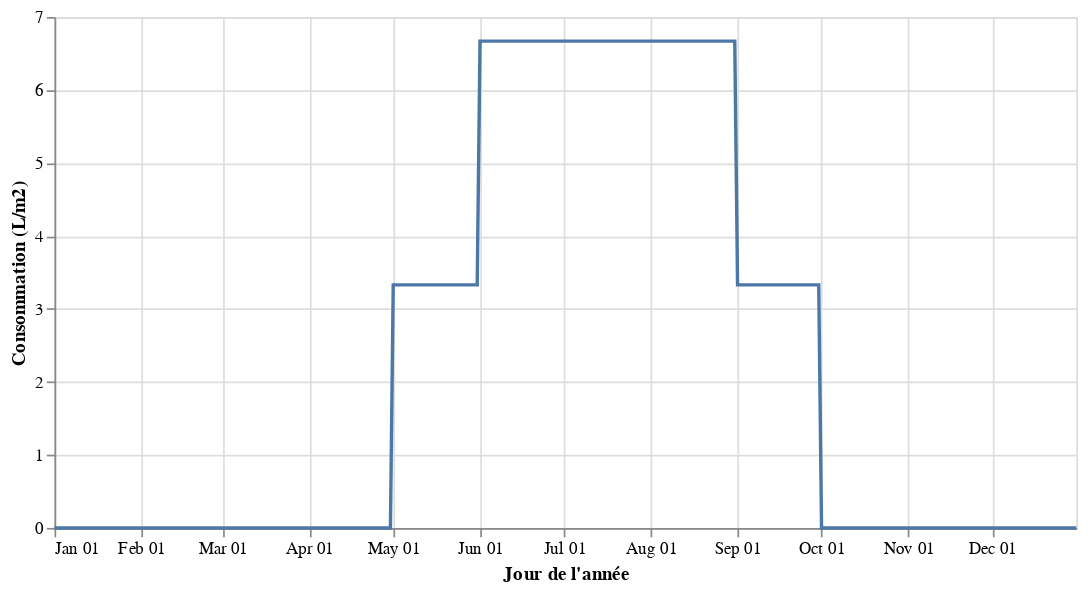

This figure's notebook cell:
### Code cell
alt.Chart(besoins).mark_line().encode(
    x=alt.X('monthdate(doy):T', title="Jour de l'année"),
    y=alt.Y('conso_potager:Q', title='Consommation (L/m2)'),
    tooltip=[alt.Tooltip("conso_potager:Q")]
).properties(width=600)

### Figure 1 — Vega-Lite specification as saved in the notebook (floating-point values rounded to 4 significant figures; data arrays with more than 128 entries replaced by an {"elided": "..."} marker saying what was removed)
{"config": {"view": {"continuousWidth": 400, "continuousHeight": 300}}, "data": {"name": "data-d10792b7846c162e13e175dbcdffbaf9"}, "mark": "line", "encoding": {"tooltip": [{"field": "conso_potager", "type": "quantitative"}], "x": {"field": "doy", "timeUnit": "monthdate", "title": "Jour de l'année", "type": "temporal"}, "y": {"field": "conso_potager", "title": "Consommation (L/m2)", "type": "quantitative"}}, "width": 600, "$schema": "https://vega.github.io/schema/vega-lite/v4.17.0.json", "datasets": {"data-d10792b7846c162e13e175dbcdffbaf9": {"elided": "365 records"}}}
